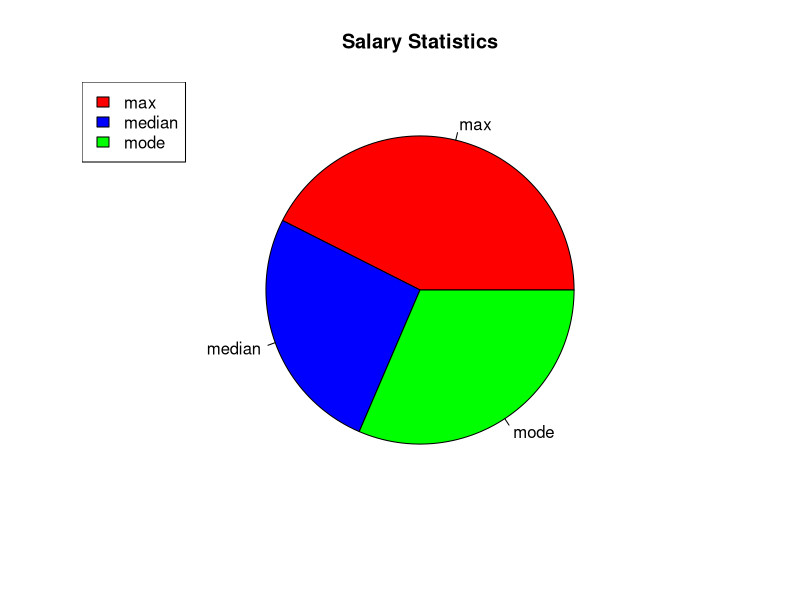

This chart was generated by the following R code:
Data_Frame <- data.frame ( 
  ID = (1:5),
  Name = c("Peter", "Amy", "Ryan", "Gary", "Michelle"),
  Salary = c(623.30, 515.20, 611.00, 729.00, 843.25),
  Department = c("IT", "Finance", "Monster Slaying", "Accounting", "Human Resources")
)
x <- max(Data_Frame$Salary)
y <- min(Data_Frame$Salary)
z <- median(Data_Frame$Salary)

a <- c(x,y,z)
mylabel <- c("max","median","mode")
colors <- c("Red", "Blue", "Green")
pie(a, label=mylabel,main="Salary Statistics", col=colors)
legend("topleft", mylabel,fill = colors)